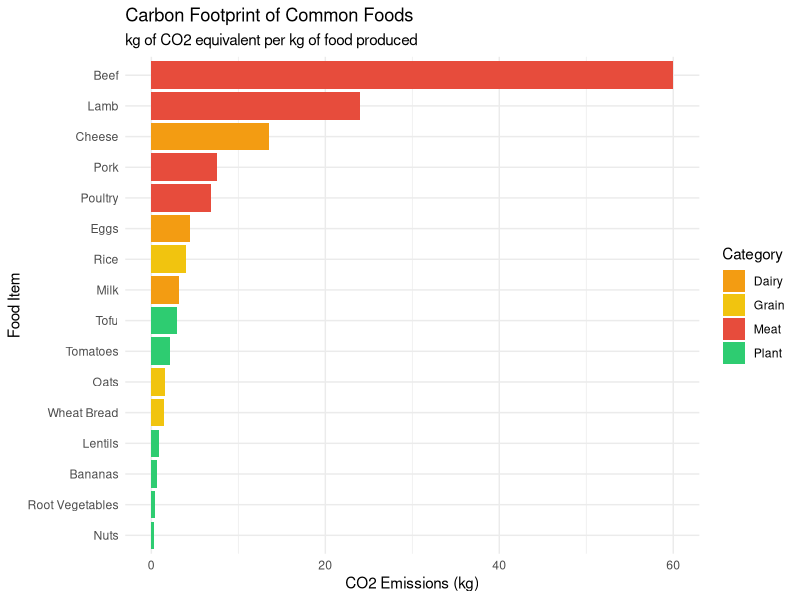
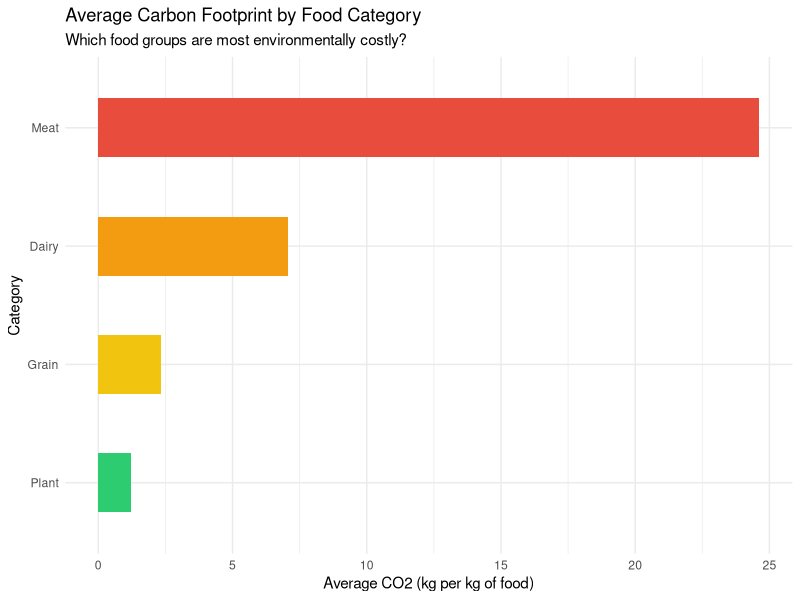

Write the R code that produced these figures, in order.
# ─── Load Libraries ───────────────────────────────────────────────────────────
library(ggplot2)
library(dplyr)
library(readr)

# ─── Create the Dataset ───────────────────────────────────────────────────────
food_data <- data.frame(
  food = c("Beef", "Lamb", "Cheese", "Pork", "Poultry", "Eggs",
           "Rice", "Milk", "Tofu", "Tomatoes", "Oats", "Lentils",
           "Nuts", "Root Vegetables", "Wheat Bread", "Bananas"),
  co2_per_kg = c(60.0, 24.0, 13.5, 7.6, 6.9, 4.5,
                 4.0, 3.2, 3.0, 2.1, 1.6, 0.9,
                 0.3, 0.4, 1.4, 0.7),
  category = c("Meat", "Meat", "Dairy", "Meat", "Meat", "Dairy",
               "Grain", "Dairy", "Plant", "Plant", "Grain", "Plant",
               "Plant", "Plant", "Grain", "Plant")
)

# ─── Analysis ─────────────────────────────────────────────────────────────────
# Sort from highest to lowest carbon footprint
food_data <- food_data %>% arrange(desc(co2_per_kg))

# Summary by category
category_summary <- food_data %>%
  group_by(category) %>%
  summarise(avg_co2 = mean(co2_per_kg)) %>%
  arrange(desc(avg_co2))

# Print results to console
cat("=== TOP 5 HIGHEST CARBON FOODS ===\n")
print(head(food_data[, c("food", "co2_per_kg")], 5))

cat("\n=== AVERAGE CO2 BY FOOD CATEGORY ===\n")
print(category_summary)

# ─── Chart 1: Carbon Footprint by Food ────────────────────────────────────────
ggplot(food_data, aes(x = reorder(food, co2_per_kg), y = co2_per_kg, fill = category)) +
  geom_bar(stat = "identity") +
  coord_flip() +
  labs(
    title = "Carbon Footprint of Common Foods",
    subtitle = "kg of CO2 equivalent per kg of food produced",
    x = "Food Item",
    y = "CO2 Emissions (kg)",
    fill = "Category"
  ) +
  theme_minimal() +
  scale_fill_manual(values = c(
    "Meat"  = "#e74c3c",
    "Dairy" = "#f39c12",
    "Grain" = "#f1c40f",
    "Plant" = "#2ecc71"
  ))

# ─── Chart 2: Average CO2 by Category ─────────────────────────────────────────
ggplot(category_summary, aes(x = reorder(category, avg_co2), y = avg_co2, fill = category)) +
  geom_bar(stat = "identity", width = 0.5) +
  coord_flip() +
  labs(
    title = "Average Carbon Footprint by Food Category",
    subtitle = "Which food groups are most environmentally costly?",
    x = "Category",
    y = "Average CO2 (kg per kg of food)"
  ) +
  theme_minimal() +
  scale_fill_manual(values = c(
    "Meat"  = "#e74c3c",
    "Dairy" = "#f39c12",
    "Grain" = "#f1c40f",
    "Plant" = "#2ecc71"
  )) +
  theme(legend.position = "none")
